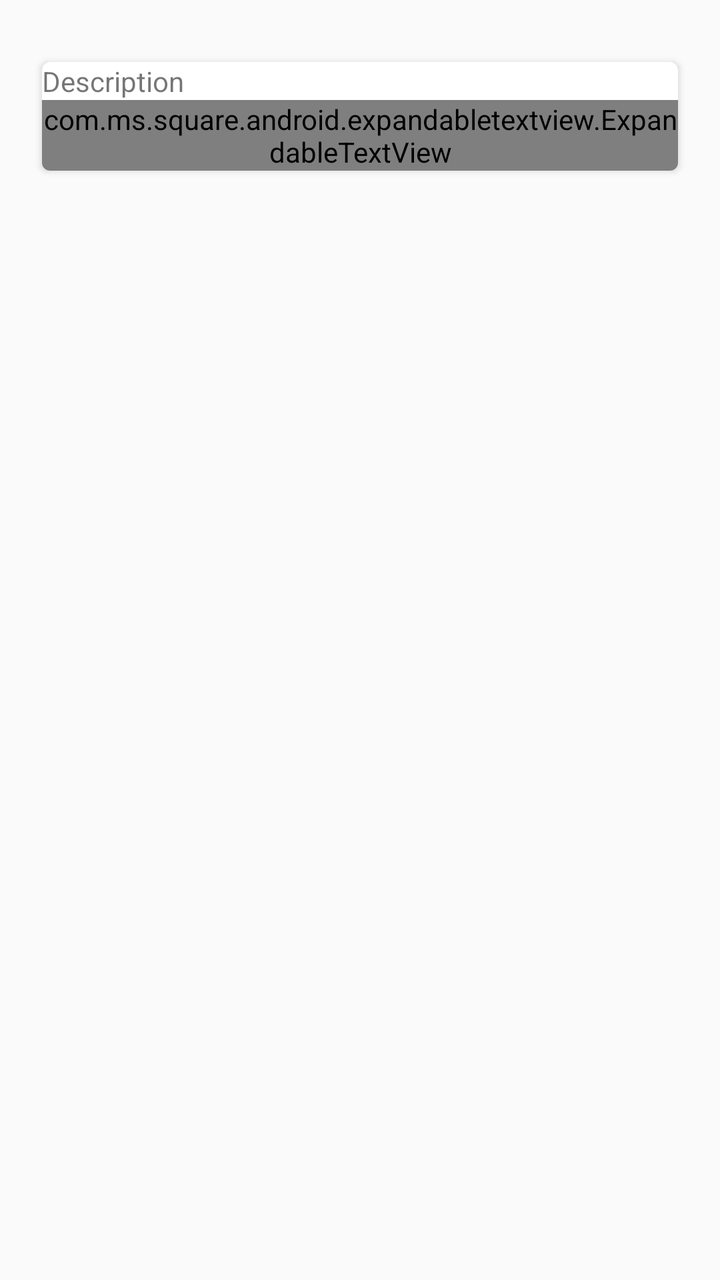
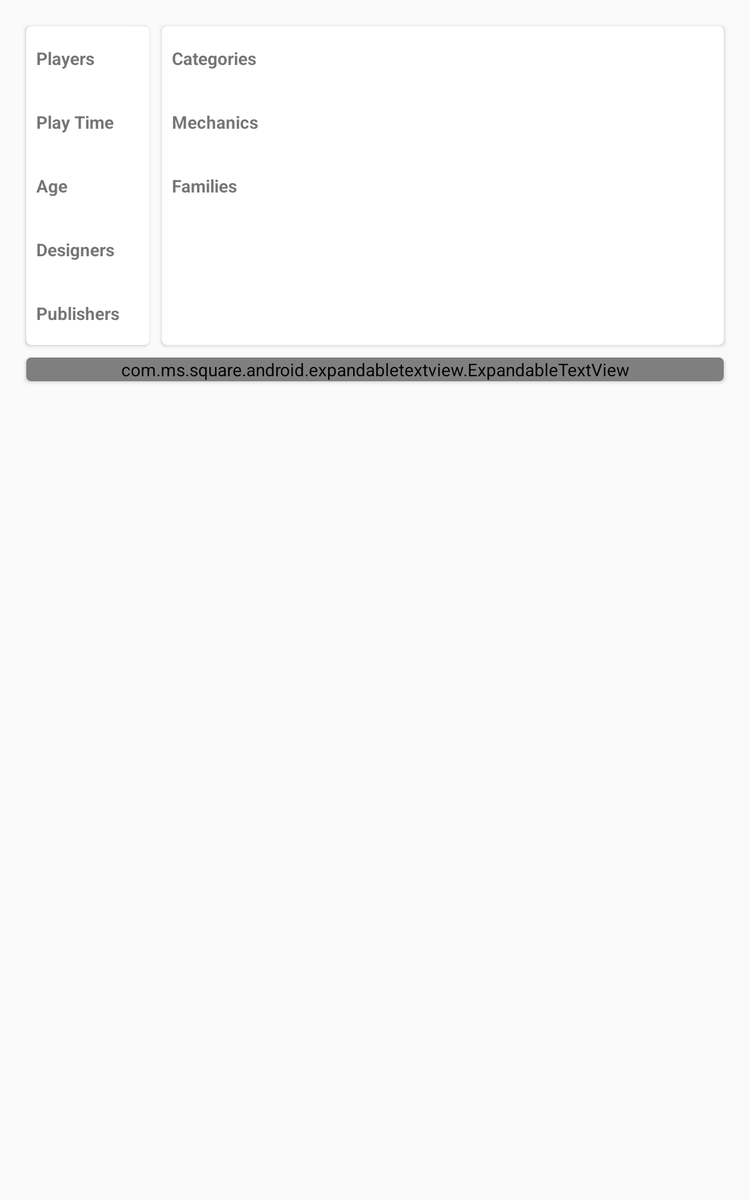

First picture: res/layout/ on a phone held upright. Second picture: the repository's own variant of that layout, on a device whose configuration matches the variant's folder. Source for both follows.
<!-- AndroidManifest.xml: application theme AppTheme -->
<!-- res/layout/fragment_detail.xml -->
<android.support.v4.widget.NestedScrollView
    xmlns:android="http://schemas.android.com/apk/res/android"
    xmlns:tools="http://schemas.android.com/tools"
    xmlns:app="http://schemas.android.com/apk/res-auto"
    android:layout_width="match_parent"
    android:layout_height="match_parent"
    app:layout_behavior="@string/appbar_scrolling_view_behavior">

    <LinearLayout xmlns:android="http://schemas.android.com/apk/res/android"
        xmlns:expandableTextView="http://schemas.android.com/apk/res-auto"
        xmlns:tools="http://schemas.android.com/tools"
        android:layout_width="match_parent"
        android:layout_height="wrap_content"
        android:orientation="vertical"
        android:paddingBottom="@dimen/activity_vertical_margin"
        android:paddingLeft="@dimen/activity_horizontal_margin"
        android:paddingRight="@dimen/activity_horizontal_margin"
        android:paddingTop="@dimen/activity_vertical_margin"
        tools:context="com.texocoyotl.bggcompanion.detail.DetailActivityFragment"
        tools:showIn="@layout/activity_detail">

        <android.support.v7.widget.CardView
            xmlns:android="http://schemas.android.com/apk/res/android"
            xmlns:card_view="http://schemas.android.com/apk/res-auto"
            android:id="@+id/detail_card_view_image"
            android:layout_width="wrap_content"
            android:layout_height="wrap_content"
            android:layout_margin="5dp"
            card_view:cardCornerRadius="4dp">


        </android.support.v7.widget.CardView>

        <android.support.v7.widget.CardView
            xmlns:android="http://schemas.android.com/apk/res/android"
            xmlns:card_view="http://schemas.android.com/apk/res-auto"
            android:id="@+id/detail_card_view_description"
            android:layout_width="match_parent"
            android:layout_height="wrap_content"
            android:layout_margin="5dp"
            card_view:cardCornerRadius="4dp">

            <LinearLayout
                android:layout_width="match_parent"
                android:layout_height="wrap_content"
                android:orientation="vertical">

                <TextView
                    android:layout_width="wrap_content"
                    android:layout_height="wrap_content"
                    android:text="Description"/>

                <com.ms.square.android.expandabletextview.ExpandableTextView
                    android:id="@+id/detail_expand_text_view_description"
                    android:layout_width="match_parent"
                    android:layout_height="wrap_content"
                    expandableTextView:maxCollapsedLines="4">

                    <TextView
                        android:id="@+id/expandable_text"
                        android:layout_width="match_parent"
                        android:layout_height="wrap_content" />

                    <ImageButton
                        android:id="@id/expand_collapse"
                        android:layout_width="wrap_content"
                        android:layout_height="wrap_content"
                        android:layout_gravity="center|bottom"
                        android:background="@android:color/transparent"
                        android:contentDescription="@string/expand_buton_description"
                        android:padding="16dp" />
                </com.ms.square.android.expandabletextview.ExpandableTextView>
            </LinearLayout>
        </android.support.v7.widget.CardView>

        <android.support.v7.widget.CardView
            xmlns:android="http://schemas.android.com/apk/res/android"
            xmlns:card_view="http://schemas.android.com/apk/res-auto"
            android:id="@+id/detail_card_view_basic"
            android:layout_width="match_parent"
            android:layout_height="wrap_content"
            android:layout_margin="5dp"
            card_view:cardCornerRadius="4dp">
        </android.support.v7.widget.CardView>

        <android.support.v7.widget.CardView
            xmlns:android="http://schemas.android.com/apk/res/android"
            xmlns:card_view="http://schemas.android.com/apk/res-auto"
            android:id="@+id/detail_card_view_additional"
            android:layout_width="match_parent"
            android:layout_height="wrap_content"
            android:layout_margin="5dp"
            card_view:cardCornerRadius="4dp">
        </android.support.v7.widget.CardView>


    </LinearLayout>
</android.support.v4.widget.NestedScrollView>
<!-- res/layout/activity_detail.xml (included above) -->
<?xml version="1.0" encoding="utf-8"?>
<android.support.design.widget.CoordinatorLayout xmlns:android="http://schemas.android.com/apk/res/android"
    xmlns:app="http://schemas.android.com/apk/res-auto"
    xmlns:tools="http://schemas.android.com/tools"
    android:layout_width="match_parent"
    android:layout_height="match_parent"
    android:fitsSystemWindows="true"
    tools:context="com.texocoyotl.bggcompanion.detail.DetailActivity">

    <android.support.design.widget.AppBarLayout
        android:id="@+id/app_bar_layout"
        android:layout_width="match_parent"
        android:layout_height="@dimen/detail_backdrop_height"
        android:theme="@style/ThemeOverlay.AppCompat.Dark.ActionBar"
        android:background="@android:color/black"
        android:fitsSystemWindows="true">

        <android.support.design.widget.CollapsingToolbarLayout
            android:id="@+id/collapsing_toolbar"
            android:layout_width="match_parent"
            android:layout_height="match_parent"
            app:layout_scrollFlags="scroll|exitUntilCollapsed"
            app:contentScrim="?attr/colorPrimary"
            app:expandedTitleMarginStart="48dp"
            app:expandedTitleMarginEnd="64dp"
            android:fitsSystemWindows="true">

            <ImageView style="@style/detailImage"
                android:id="@+id/detail_image"
                android:layout_width="match_parent"
                android:layout_height="match_parent"
                android:fitsSystemWindows="true"
                app:layout_collapseMode="parallax"
                android:transitionName="@string/transition_name_image"
                />

            <android.support.v7.widget.Toolbar
                android:id="@+id/toolbar"
                android:layout_width="match_parent"
                android:layout_height="?attr/actionBarSize"
                app:popupTheme="@style/ThemeOverlay.AppCompat.Light"
                app:layout_collapseMode="pin" />

        </android.support.design.widget.CollapsingToolbarLayout>

    </android.support.design.widget.AppBarLayout>

    <include layout="@layout/content_detail" />

    <android.support.design.widget.FloatingActionButton
        android:id="@+id/fab"
        android:layout_width="wrap_content"
        android:layout_height="wrap_content"
        app:layout_anchorGravity="bottom|right|end"
        app:layout_anchor="@id/app_bar_layout"
        android:layout_margin="@dimen/fab_margin"
        android:src="@drawable/ic_share_white_24dp" />

</android.support.design.widget.CoordinatorLayout>
<!-- res/layout/content_detail.xml (included above) -->
<fragment xmlns:android="http://schemas.android.com/apk/res/android"
    xmlns:app="http://schemas.android.com/apk/res-auto"
    xmlns:tools="http://schemas.android.com/tools"
    android:id="@+id/fragment"
    android:name="com.texocoyotl.bggcompanion.detail.DetailActivityFragment"
    android:layout_width="match_parent"
    android:layout_height="match_parent"
    app:layout_behavior="@string/appbar_scrolling_view_behavior"
    tools:layout="@layout/fragment_detail" />
<!-- resources referenced by this layout -->
<resources>
  <dimen name="activity_horizontal_margin">16dp</dimen>
  <dimen name="activity_vertical_margin">16dp</dimen>
  <dimen name="detail_backdrop_height">400dp</dimen>
  <dimen name="fab_margin">16dp</dimen>
  <string name="expand_buton_description">expand buton</string>
  <string name="transition_name_image">transition:IMAGE</string>
  <style name="AppTheme" parent="Theme.AppCompat.Light.DarkActionBar">
          
          <item name="colorPrimary">@color/colorPrimary</item>
          <item name="colorPrimaryDark">@color/colorPrimaryDark</item>
          <item name="colorAccent">@color/colorAccent</item>
      </style>
</resources>
<!-- res/layout-sw600dp/fragment_detail.xml (the repository's variant of the layout above) -->
<!-- drawn on a 7-inch tablet held upright -->
<android.support.v4.widget.NestedScrollView
    xmlns:android="http://schemas.android.com/apk/res/android"
    xmlns:tools="http://schemas.android.com/tools"
    xmlns:app="http://schemas.android.com/apk/res-auto"
    android:layout_width="match_parent"
    android:layout_height="match_parent"
    app:layout_behavior="@string/appbar_scrolling_view_behavior">

    <LinearLayout xmlns:android="http://schemas.android.com/apk/res/android"
        xmlns:expandableTextView="http://schemas.android.com/apk/res-auto"
        xmlns:tools="http://schemas.android.com/tools"
        android:layout_width="match_parent"
        android:layout_height="wrap_content"
        android:orientation="vertical"
        android:paddingBottom="@dimen/activity_vertical_margin"
        android:paddingLeft="@dimen/activity_horizontal_margin"
        android:paddingRight="@dimen/activity_horizontal_margin"
        android:paddingTop="@dimen/activity_vertical_margin"
        tools:context="com.texocoyotl.bggcompanion.detail.DetailActivityFragment"
        tools:showIn="@layout/activity_detail">

        <LinearLayout
            android:layout_width="match_parent"
            android:layout_height="wrap_content"
            android:orientation="horizontal">

            <android.support.v7.widget.CardView
                xmlns:android="http://schemas.android.com/apk/res/android"
                xmlns:card_view="http://schemas.android.com/apk/res-auto"
                android:id="@+id/detail_card_view_basic"
                android:layout_width="wrap_content"
                android:layout_height="match_parent"

                android:layout_margin="5dp"
                card_view:cardCornerRadius="4dp">

                <GridLayout
                    android:layout_width="match_parent"
                    android:layout_height="match_parent"
                    android:columnCount="2">

                    <TextView style="@style/gridLabel"
                        android:text="@string/detail_players_label"/>
                    <TextView style="@style/gridContent" android:id="@+id/detail_players" />

                    <TextView style="@style/gridLabel" android:text="@string/detail_play_time_label"/>
                    <TextView style="@style/gridContent" android:id="@+id/detail_play_time" />

                    <TextView style="@style/gridLabel" android:text="@string/detail_age_label"/>
                    <TextView style="@style/gridContent" android:id="@+id/detail_min_age" />

                    <TextView style="@style/gridLabel"
                        android:text="@string/detail_designers_label"/>
                    <TextView style="@style/gridContent" android:id="@+id/detail_designers"/>

                    <TextView style="@style/gridLabel" android:text="@string/detail_publishers_label"/>
                    <TextView style="@style/gridContent" android:id="@+id/detail_publishers"/>

                </GridLayout>

            </android.support.v7.widget.CardView>

            <android.support.v7.widget.CardView
                xmlns:android="http://schemas.android.com/apk/res/android"
                xmlns:card_view="http://schemas.android.com/apk/res-auto"
                android:id="@+id/detail_card_view_additional"
                android:layout_width="0dp"
                android:layout_height="match_parent"
                android:layout_weight="1"
                android:layout_margin="5dp"
                card_view:cardCornerRadius="4dp">

                <GridLayout
                    android:layout_width="match_parent"
                    android:layout_height="match_parent"
                    android:columnCount="2">

                    <TextView style="@style/gridLabel"
                        android:text="@string/detail_categories_label"/>
                    <TextView style="@style/gridContent" android:id="@+id/detail_categories"/>

                    <TextView style="@style/gridLabel" android:text="@string/detail_mechanics_label"/>
                    <TextView style="@style/gridContent" android:id="@+id/detail_mechanics"/>

                    <TextView style="@style/gridLabel" android:text="@string/detail_families_label"/>
                    <TextView style="@style/gridContent" android:id="@+id/detail_families"/>

                </GridLayout>

            </android.support.v7.widget.CardView>

        </LinearLayout>

        <android.support.v7.widget.CardView
            xmlns:android="http://schemas.android.com/apk/res/android"
            xmlns:card_view="http://schemas.android.com/apk/res-auto"
            android:id="@+id/detail_card_view_description"
            android:layout_width="match_parent"
            android:layout_height="wrap_content"
            android:layout_margin="5dp"
            card_view:cardCornerRadius="4dp">


            <com.ms.square.android.expandabletextview.ExpandableTextView
                android:id="@+id/detail_expand_text_view_description"
                android:layout_width="match_parent"
                android:layout_height="wrap_content"
                expandableTextView:maxCollapsedLines="8">

                <TextView style="@style/gridContent"
                    android:id="@+id/expandable_text"
                    android:layout_width="match_parent"
                    android:layout_height="wrap_content" />

                <ImageButton
                    android:id="@id/expand_collapse"
                    android:layout_width="wrap_content"
                    android:layout_height="wrap_content"
                    android:layout_gravity="center|bottom"
                    android:background="@android:color/transparent"
                    android:contentDescription="@string/expand_buton_description"
                    android:padding="16dp" />
            </com.ms.square.android.expandabletextview.ExpandableTextView>

        </android.support.v7.widget.CardView>


    </LinearLayout>
</android.support.v4.widget.NestedScrollView>
<!-- res/layout/fragment_detail.xml (included above) -->
<android.support.v4.widget.NestedScrollView
    xmlns:android="http://schemas.android.com/apk/res/android"
    xmlns:tools="http://schemas.android.com/tools"
    xmlns:app="http://schemas.android.com/apk/res-auto"
    android:layout_width="match_parent"
    android:layout_height="match_parent"
    app:layout_behavior="@string/appbar_scrolling_view_behavior">

    <LinearLayout xmlns:android="http://schemas.android.com/apk/res/android"
        xmlns:expandableTextView="http://schemas.android.com/apk/res-auto"
        xmlns:tools="http://schemas.android.com/tools"
        android:layout_width="match_parent"
        android:layout_height="wrap_content"
        android:orientation="vertical"
        android:paddingBottom="@dimen/activity_vertical_margin"
        android:paddingLeft="@dimen/activity_horizontal_margin"
        android:paddingRight="@dimen/activity_horizontal_margin"
        android:paddingTop="@dimen/activity_vertical_margin"
        tools:context="com.texocoyotl.bggcompanion.detail.DetailActivityFragment"
        tools:showIn="@layout/activity_detail">

        <android.support.v7.widget.CardView
            xmlns:android="http://schemas.android.com/apk/res/android"
            xmlns:card_view="http://schemas.android.com/apk/res-auto"
            android:id="@+id/detail_card_view_image"
            android:layout_width="wrap_content"
            android:layout_height="wrap_content"
            android:layout_margin="5dp"
            card_view:cardCornerRadius="4dp">


        </android.support.v7.widget.CardView>

        <android.support.v7.widget.CardView
            xmlns:android="http://schemas.android.com/apk/res/android"
            xmlns:card_view="http://schemas.android.com/apk/res-auto"
            android:id="@+id/detail_card_view_description"
            android:layout_width="match_parent"
            android:layout_height="wrap_content"
            android:layout_margin="5dp"
            card_view:cardCornerRadius="4dp">

            <LinearLayout
                android:layout_width="match_parent"
                android:layout_height="wrap_content"
                android:orientation="vertical">

                <TextView
                    android:layout_width="wrap_content"
                    android:layout_height="wrap_content"
                    android:text="Description"/>

                <com.ms.square.android.expandabletextview.ExpandableTextView
                    android:id="@+id/detail_expand_text_view_description"
                    android:layout_width="match_parent"
                    android:layout_height="wrap_content"
                    expandableTextView:maxCollapsedLines="4">

                    <TextView
                        android:id="@+id/expandable_text"
                        android:layout_width="match_parent"
                        android:layout_height="wrap_content" />

                    <ImageButton
                        android:id="@id/expand_collapse"
                        android:layout_width="wrap_content"
                        android:layout_height="wrap_content"
                        android:layout_gravity="center|bottom"
                        android:background="@android:color/transparent"
                        android:contentDescription="@string/expand_buton_description"
                        android:padding="16dp" />
                </com.ms.square.android.expandabletextview.ExpandableTextView>
            </LinearLayout>
        </android.support.v7.widget.CardView>

        <android.support.v7.widget.CardView
            xmlns:android="http://schemas.android.com/apk/res/android"
            xmlns:card_view="http://schemas.android.com/apk/res-auto"
            android:id="@+id/detail_card_view_basic"
            android:layout_width="match_parent"
            android:layout_height="wrap_content"
            android:layout_margin="5dp"
            card_view:cardCornerRadius="4dp">
        </android.support.v7.widget.CardView>

        <android.support.v7.widget.CardView
            xmlns:android="http://schemas.android.com/apk/res/android"
            xmlns:card_view="http://schemas.android.com/apk/res-auto"
            android:id="@+id/detail_card_view_additional"
            android:layout_width="match_parent"
            android:layout_height="wrap_content"
            android:layout_margin="5dp"
            card_view:cardCornerRadius="4dp">
        </android.support.v7.widget.CardView>


    </LinearLayout>
</android.support.v4.widget.NestedScrollView>
<!-- resources referenced by the variant -->
<!-- as a 7-inch tablet held upright resolves them -->
<resources>
  <dimen name="activity_horizontal_margin">16dp</dimen>
  <dimen name="activity_vertical_margin">16dp</dimen>
  <!-- from res/values-sw600dp/ -->
  <dimen name="detail_backdrop_height">600dp</dimen>
  <dimen name="fab_margin">16dp</dimen>
  <string name="detail_age_label">Age</string>
  <string name="detail_categories_label">Categories</string>
  <string name="detail_designers_label">Designers</string>
  <string name="detail_families_label">Families</string>
  <string name="detail_mechanics_label">Mechanics</string>
  <string name="detail_play_time_label">Play Time</string>
  <string name="detail_players_label">Players</string>
  <string name="detail_publishers_label">Publishers</string>
  <string name="expand_buton_description">expand buton</string>
  <string name="transition_name_image">transition:IMAGE</string>
  <style name="gridContent" parent="gridGeneral">
  
      </style>
  <style name="gridLabel" parent="gridGeneral">
          <item name="android:textStyle">bold</item>
  1   </style>
  <style name="AppTheme" parent="Theme.AppCompat.Light.DarkActionBar">
          
          <item name="colorPrimary">@color/colorPrimary</item>
          <item name="colorPrimaryDark">@color/colorPrimaryDark</item>
          <item name="colorAccent">@color/colorAccent</item>
      </style>
  <style name="gridGeneral" parent="">
          <item name="android:layout_marginLeft">@dimen/text_small_margin</item>
          <item name="android:layout_marginRight">@dimen/text_small_margin</item>
          <item name="android:layout_marginTop">@dimen/text_margin</item>
          <item name="android:layout_marginBottom">@dimen/text_margin</item>
      </style>
  <dimen name="text_small_margin">8dp</dimen>
  <dimen name="text_margin">16dp</dimen>
</resources>
